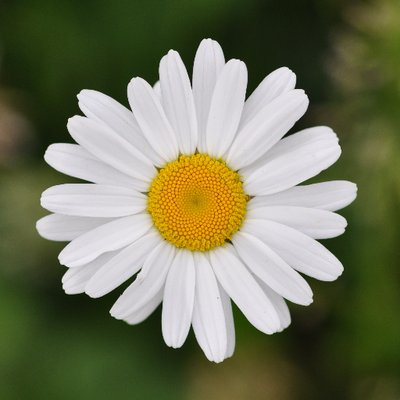
%> input picture dip/flower.jpg, 400 x 400 px
$ octave image_seg.m   (GNU Octave 9; MATLAB toolbox functions it lacks are replaced by stand-ins)
%> lines starting %> are read from the running program, lines starting %| are printed output that depends on the picture; in (x1, y1, x2, y2) boxes, pixels count from 0 and x2, y2 are one past the last pixel; in counts of white or black regions, pixels touching at a corner belong together; the program's own positions count from 1
%% Edge detection

clc;
clear all;

% roberts(1) = [-1,0;0,1];
% roberts(2) = [0,-1;1,0];

img = imread('flower.jpg');
%> img is the input picture: size 400x400x3 uint8; mean R, G, B 116.2, 119.3, 92.3
img_gray = rgb2gray(img);
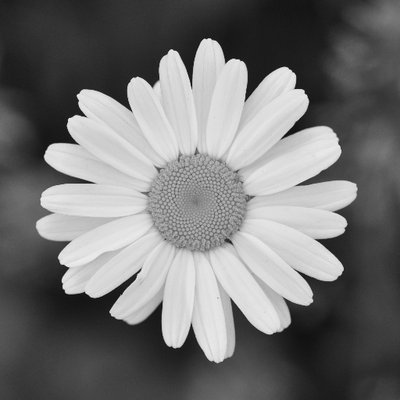
%> img_gray: size 400x400 uint8; min 4, max 251, mean 115.3

ip = edge(img_gray, 'roberts');
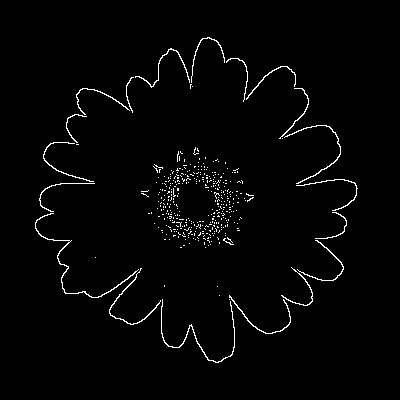
%> ip: size 400x400 logical; 2% white in thin lines or dots, all inside (x1, y1, x2, y2) = (35, 37, 358, 363)


%% line detection
% use operator for line detection create the operator first

$ run again, with dip/build.jpg copied over dip/flower.jpg
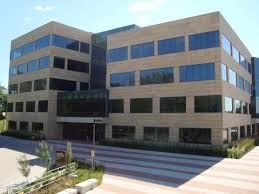
%> input picture dip/build.jpg, 259 x 194 px
%> img is the input picture: size 194x259x3 uint8; mean R, G, B 124.2, 130.6, 132.3
%> `img_gray = rgb2gray(img);`:
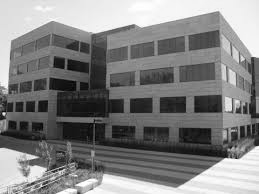
%> img_gray: size 194x259 uint8; min 1, max 255, mean 128.9
%> `ip = edge(img_gray, 'roberts');`:
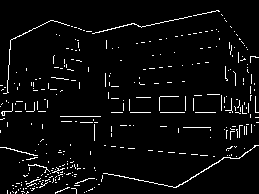
%> ip: size 194x259 logical; 4.3% white in thin lines or dots
